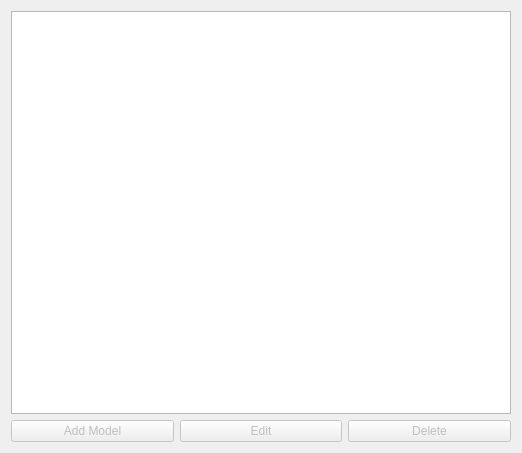
<?xml version="1.0" encoding="UTF-8"?>
<ui version="4.0">
 <class>wModels</class>
 <widget class="QWidget" name="wModels">
  <property name="geometry">
   <rect>
    <x>0</x>
    <y>0</y>
    <width>518</width>
    <height>453</height>
   </rect>
  </property>
  <property name="windowTitle">
   <string>Form</string>
  </property>
  <layout class="QVBoxLayout" name="verticalLayout">
   <item>
    <widget class="QTreeView" name="treeModels">
     <property name="sizePolicy">
      <sizepolicy hsizetype="Expanding" vsizetype="Expanding">
       <horstretch>0</horstretch>
       <verstretch>0</verstretch>
      </sizepolicy>
     </property>
     <property name="minimumSize">
      <size>
       <width>500</width>
       <height>0</height>
      </size>
     </property>
     <attribute name="headerMinimumSectionSize">
      <number>1</number>
     </attribute>
    </widget>
   </item>
   <item>
    <layout class="QGridLayout" name="gridLayout_2">
     <property name="verticalSpacing">
      <number>2</number>
     </property>
     <item row="0" column="0">
      <widget class="QPushButton" name="btnAddModel">
       <property name="enabled">
        <bool>false</bool>
       </property>
       <property name="text">
        <string>Add Model</string>
       </property>
      </widget>
     </item>
     <item row="0" column="2">
      <widget class="QPushButton" name="btnRemoveModel">
       <property name="enabled">
        <bool>false</bool>
       </property>
       <property name="text">
        <string>Delete</string>
       </property>
      </widget>
     </item>
     <item row="0" column="1">
      <widget class="QPushButton" name="btnEditModel">
       <property name="enabled">
        <bool>false</bool>
       </property>
       <property name="text">
        <string>Edit</string>
       </property>
      </widget>
     </item>
    </layout>
   </item>
  </layout>
 </widget>
 <resources/>
 <connections/>
</ui>
